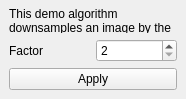
<?xml version="1.0" encoding="UTF-8"?>
<ui version="4.0">
 <class>UltraNerfController</class>
 <widget class="QWidget" name="UltraNerf_Controller">
  <property name="geometry">
   <rect>
    <x>0</x>
    <y>0</y>
    <width>186</width>
    <height>99</height>
   </rect>
  </property>
  <property name="windowTitle">
   <string>Demo Algorithm</string>
  </property>
  <layout class="QGridLayout" name="gridLayout">
   <property name="leftMargin">
    <number>9</number>
   </property>
   <property name="topMargin">
    <number>9</number>
   </property>
   <property name="rightMargin">
    <number>9</number>
   </property>
   <property name="bottomMargin">
    <number>9</number>
   </property>
   <item row="1" column="1">
    <widget class="QSpinBox" name="spinBoxFactor">
     <property name="minimum">
      <number>2</number>
     </property>
     <property name="maximum">
      <number>4</number>
     </property>
     <property name="singleStep">
      <number>2</number>
     </property>
    </widget>
   </item>
   <item row="1" column="0">
    <widget class="QLabel" name="label">
     <property name="text">
      <string>Factor</string>
     </property>
    </widget>
   </item>
   <item row="2" column="0" colspan="2">
    <widget class="QPushButton" name="pushButtonApply">
     <property name="text">
      <string>Apply</string>
     </property>
    </widget>
   </item>
   <item row="0" column="0" colspan="2">
    <widget class="QLabel" name="label_2">
     <property name="text">
      <string>This demo algorithm downsamples an image by the specified factor</string>
     </property>
     <property name="wordWrap">
      <bool>true</bool>
     </property>
    </widget>
   </item>
  </layout>
 </widget>
 <resources/>
 <connections/>
</ui>
